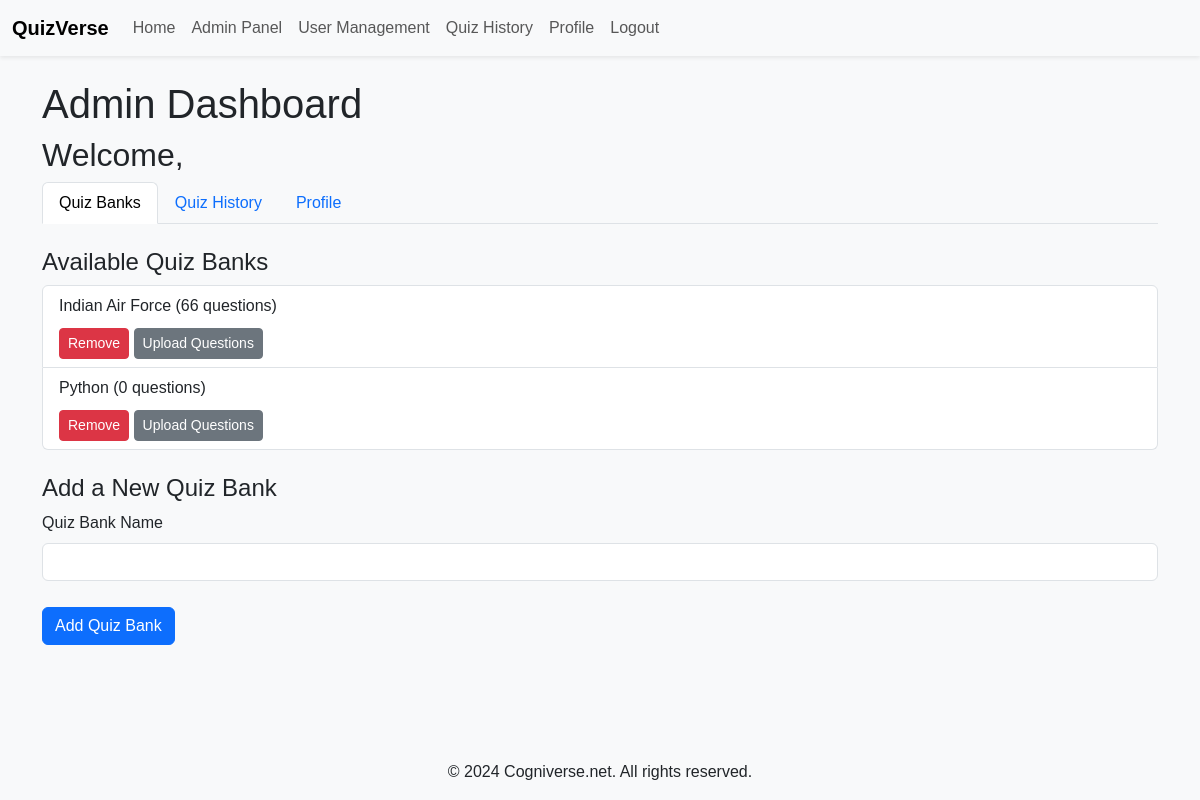
Screenshot of / (signed in) with the database file from the repository.
### quiz/models.py (models this page shows, shortened)
class QuizBank(models.Model):
    name = models.CharField(max_length=200)

### quiz/views.py (the view)
# urls.py: path('', home_view, name='home'),
def home_view(request):
    if request.user.is_authenticated:
        quiz_banks = QuizBank.objects.all()
        attempts = QuizAttempt.objects.filter(user=request.user).order_by('-attempt_date')
        if request.user.profile.is_admin:
            return render(request, 'quiz/home_admin.html', {'quiz_banks': quiz_banks, 'attempts': attempts})
        else:
            return render(request, 'quiz/home_user.html', {'quiz_banks': quiz_banks, 'attempts': attempts})
    else:
        return redirect('login')  # Or a landing page for non-authenticated users

### quiz/templates/quiz/home_admin.html (shortened to what this page needs)
{% extends 'quiz/base.html' %}
{% block content %}
    <h1>Admin Dashboard</h1>
    <h2>Welcome, {{ request.user.first_name }} {{ request.user.last_name }}</h2>
    <ul class="nav nav-tabs mb-4">
        <li class="nav-item">
            <a class="nav-link active" data-bs-toggle="tab" href="#quiz-banks">Quiz Banks</a>
        </li>
        <li class="nav-item">
            <a class="nav-link" data-bs-toggle="tab" href="#quiz-history">Quiz History</a>
        </li>
        <li class="nav-item">
            <a class="nav-link" data-bs-toggle="tab" href="#profile">Profile</a>
        </li>
    </ul>
    <div class="tab-content">
        <div id="quiz-banks" class="tab-pane fade show active">
            <h4>Available Quiz Banks</h4>
            <ul class="list-group mb-4">
                {% for quiz in quiz_banks %}
                    <li class="list-group-item justify-content-between align-items-center">
                        {{ quiz.name }} ({{ quiz.questions.count }} questions)
                        <div>
                            <a href="{% url 'remove_quiz_bank' quiz.id %}" class="btn btn-danger btn-sm">Remove</a>
                            <a href="{% url 'upload_questions' %}?quiz_bank_id=quiz.id %}" class="btn btn-secondary btn-sm">Upload Questions</a>
                        </div>
                    </li>
                {% empty %}
                    <li class="list-group-item">No quiz banks available.</li>
                {% endfor %}
            </ul>
            <h4>Add a New Quiz Bank</h4>
            <form method="POST" action="{% url 'add_quiz_bank' %}">
                <div class="mb-3">
                    <label for="quiz_bank_name" class="form-label">Quiz Bank Name</label>
                    <input type="text" class="form-control" name="quiz_bank_name" required>
                </div>
                <button type="submit" class="btn btn-primary">Add Quiz Bank</button>
            </form>
        </div>
    </div>
{% endblock %}

### quiz/static/quiz/style.css (style rules this page uses)
html, body { height: 100%; margin: 0; }
.d-flex { min-height: 100vh; flex-direction: column; }
body { background-color: #f8f9fa; font-family: Arial, sans-serif; }
.btn { margin-top: 10px; }
.mb-3 { margin-bottom: 1rem; }

### rows the page displays
QuizBank: name "Indian Air Force", questions.count "66"
QuizBank: name "Python", questions.count "0"
